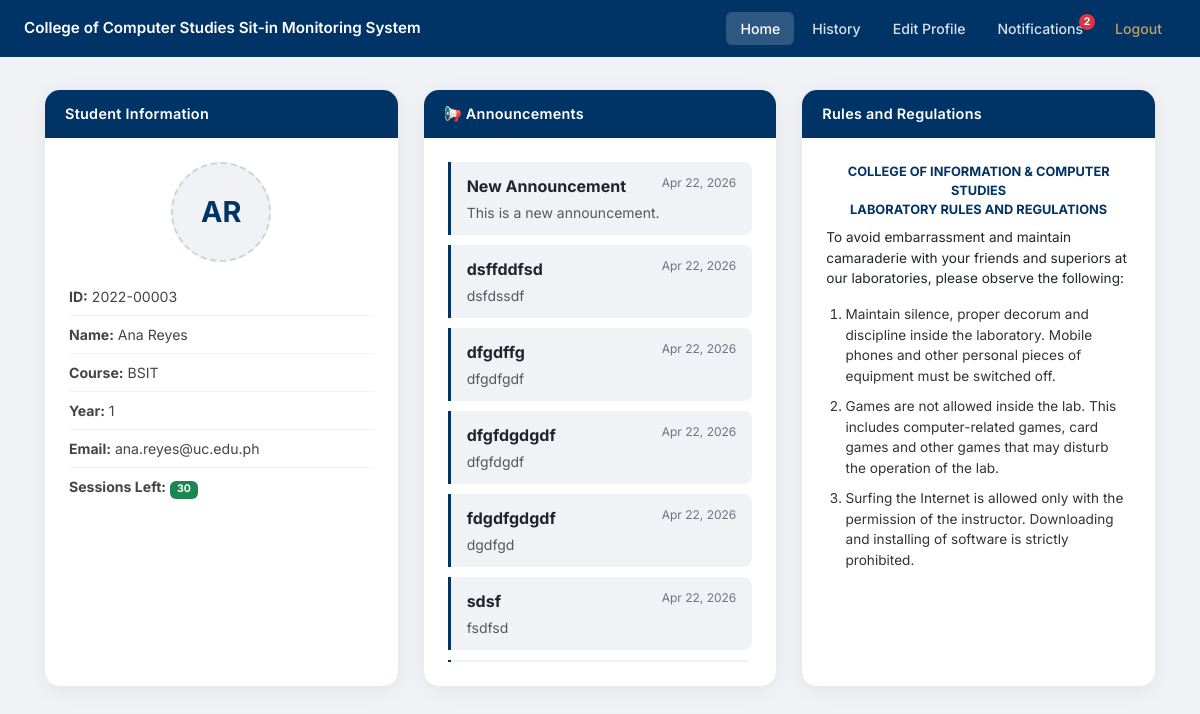
The page /user/homepage.php (signed in) on the database its author committed.
### tables this page shows
CREATE TABLE `students` (
  `id` int(11) NOT NULL,
  `id_number` varchar(10) NOT NULL,
  `first_name` varchar(50) NOT NULL,
  `last_name` varchar(50) NOT NULL,
  `course` varchar(20) NOT NULL,
  `year_level` int(11) NOT NULL,
  `email` varchar(100) NOT NULL,
  `password` varchar(255) NOT NULL,
  `profile_picture` varchar(255) DEFAULT NULL,
  `sessions_left` int(11) DEFAULT 30,
  `created_at` timestamp NOT NULL DEFAULT current_timestamp()
);

CREATE TABLE `announcements` (
  `id` int(11) NOT NULL,
  `title` varchar(255) NOT NULL,
  `content` text NOT NULL,
  `created_at` timestamp NOT NULL DEFAULT current_timestamp()
);

### user/homepage.php (the view, shortened to what this page needs)
<?php
require_once '../includes/db.php';
$student_id_pk = $_SESSION['student_id'];
$stmt = mysqli_prepare($conn, "SELECT * FROM students WHERE id = ?");
mysqli_stmt_bind_param($stmt, "i", $student_id_pk);
mysqli_stmt_execute($stmt);
$student = mysqli_fetch_assoc(mysqli_stmt_get_result($stmt));
require_once '../includes/header.php';
?>
<?php require_once '../includes/navbar_user.php'; ?>
<div class="page-wrapper">
    <div class="container-fluid px-4">
        <div class="row g-4 align-items-stretch">
            <div class="col-md-4 d-flex">
                <div class="card-uc w-100 d-flex flex-column">
                    <div class="card-uc-header">Student Information</div>
                    <div class="card-uc-body flex-grow-1">
                        <div class="student-avatar-wrapper">
                            <div class="student-avatar">
                                <?php if (!empty($student['profile_picture'])): ?>
                                    <img src="/VelosoProject/<?= htmlspecialchars($student['profile_picture']) ?>"
                                         alt="Profile Picture"
                                         style="width:100%; height:100%; object-fit:cover;">
                                <?php else: ?>
                                    <div class="student-avatar-placeholder">
                                        <?= strtoupper(substr($student['first_name'], 0, 1) . substr($student['last_name'], 0, 1)) ?>
                                    </div>
                                <?php endif; ?>
                            </div>
                        </div>
                        <ul class="student-info-list mt-3">
                            <li><strong>ID:</strong> <?= htmlspecialchars($student['id_number']) ?></li>
                            <li><strong>Name:</strong> <?= htmlspecialchars($student['first_name'] . ' ' . $student['last_name']) ?></li>
                            <li><strong>Course:</strong> <?= htmlspecialchars($student['course']) ?></li>
                            <li><strong>Year:</strong> <?= htmlspecialchars($student['year_level']) ?></li>
                            <li><strong>Email:</strong> <?= htmlspecialchars($student['email']) ?></li>
                            <li>
                                <strong>Sessions Left:</strong>
                                <span class="badge <?= $student['sessions_left'] > 0 ? 'bg-success' : 'bg-danger' ?>">
                                    <?= $student['sessions_left'] ?>
                                </span>
                            </li>
                        </ul>
                    </div>
                </div>
            </div>
            <div class="col-md-4 d-flex">
                <div class="card-uc w-100 d-flex flex-column">
                    <div class="card-uc-header">📢 Announcements</div>
                    <div class="card-uc-body flex-grow-1">
                        <div class="announcements-scroll-area">
                            <?php
                            $announcements = mysqli_query($conn, "SELECT * FROM announcements ORDER BY created_at DESC");
                            if (mysqli_num_rows($announcements) > 0):
                                while ($ann = mysqli_fetch_assoc($announcements)):
                            ?>
                                <div class="announcement-item">
                                    <div class="d-flex justify-content-between">
                                        <strong><?= htmlspecialchars($ann['title']) ?></strong>
                                        <span class="announcement-date">
                                            <?= date('M d, Y', strtotime($ann['created_at'])) ?>
                                        </span>
                                    </div>
                                    <p class="small text-muted mb-0 mt-1">
                                        <?= nl2br(htmlspecialchars($ann['content'])) ?>
                                    </p>
                                </div>
                            <?php endwhile; else: ?>
                                <p class="text-muted text-center mt-2">No announcements yet.</p>
                            <?php endif; ?>
                        </div>
                    </div>
                </div>
            </div>
            <div class="col-md-4 d-flex">
                <div class="card-uc w-100 d-flex flex-column">
                    <div class="card-uc-header">Rules and Regulations</div>
                    <div class="card-uc-body flex-grow-1">
                        <div class="rules-scroll-area">
                            <p class="text-center fw-bold mb-0" style="font-size:0.8rem; color:var(--uc-blue);">
                                COLLEGE OF INFORMATION &amp; COMPUTER STUDIES
                            </p>
                            <p class="text-center fw-bold mb-2" style="font-size:0.8rem; color:var(--uc-blue);">
                                LABORATORY RULES AND REGULATIONS
                            </p>
                            <p style="font-size:0.85rem;">
                                To avoid embarrassment and maintain camaraderie with your friends and superiors at our laboratories, please observe the following:
                            </p>
                            <ol class="rules-list">
                                <li>Maintain silence, proper decorum and discipline inside the laboratory. Mobile phones and other personal pieces of equipment must be switched off.</li>
                                <li>Games are not allowed inside the lab. This includes computer-related games, card games and other games that may disturb the operation of the lab.</li>
                                <li>Surfing the Internet is allowed only with the permission of the instructor. Downloading and installing of software is strictly prohibited.</li>
                            </ol>
                        </div>
                    </div>
                </div>
            </div>
        </div>
    </div>
</div>
<?php require_once '../includes/footer.php'; ?>

### assets/style.css (style rules this page uses)
:root { --uc-blue: #003366; --ccs-purple: #5c2c90; --ccs-gold: #c5a059; --bg-light: #f0f2f5; --border: #e9ecef; --text-muted: #6c757d; }
body { background: var(--bg-light); font-family: 'Inter', sans-serif; min-height: 100vh; display: flex; flex-direction: column; align-items: center; justify-content: flex-start; }
.page-wrapper { width: 100%; padding: 32px 20px 60px; }
.card-uc { background: white; border-radius: 16px; border: 1px solid var(--border); box-shadow: 0 4px 20px rgba(0, 0, 0, 0.06); overflow: hidden; }
.card-uc-header { background: var(--uc-blue); color: white; font-weight: 600; font-size: 0.9rem; padding: 13px 20px; letter-spacing: 0.02em; }
.card-uc-body { padding: 24px; }
.student-avatar-wrapper { display: flex; justify-content: center; margin-bottom: 16px; }
.student-avatar { width: 100px; height: 100px; border-radius: 50%; background: var(--bg-light); border: 2px dashed #ced4da; overflow: hidden; display: flex; align-items: center; justify-content: center; }
.student-avatar-placeholder { font-size: 1.8rem; font-weight: 700; color: var(--uc-blue); }
.student-info-list { list-style: none; padding: 0; margin: 0; }
.student-info-list li { padding: 8px 0; border-bottom: 1px solid var(--bg-light); font-size: 0.88rem; color: #444; }
.student-info-list li:last-child { border-bottom: none; }
.announcements-scroll-area { max-height: 320px; overflow-y: auto; }
.announcement-item { background: var(--bg-light); border-left: 3px solid var(--uc-blue); border-radius: 0 8px 8px 0; padding: 12px 16px; margin-bottom: 10px; }
.announcement-date { font-size: 0.75rem; color: var(--text-muted); }
.rules-scroll-area { max-height: 420px; overflow-y: auto; scrollbar-width: thin; scrollbar-color: var(--ccs-purple) #f0f2f5; }
.rules-list { padding-left: 1.2rem; margin: 0; font-size: 0.85rem; }
.rules-list li { margin-bottom: 0.65rem; line-height: 1.5; color: #333; }
.row.align-items-stretch .card-uc { height: 100%; }
.announcements-scroll-area, .rules-scroll-area { height: 500px; max-height: 500px; }

### rows shown on the page
students: first_name+last_name "AR", id_number "2022-00003", first_name+last_name "Ana Reyes", course "BSIT", year_level "1", email "ana.reyes@uc.edu.ph", sessions_left "30"
announcements: title "New Announcement", created_at "Apr 22, 2026", content "This is a new announcement."
announcements: title "dsffddfsd", created_at "Apr 22, 2026", content "dsfdssdf"
announcements: title "dfgdffg", created_at "Apr 22, 2026", content "dfgdfgdf"
announcements: title "dfgfdgdgdf", created_at "Apr 22, 2026", content "dfgfdgdf"
announcements: title "fdgdfgdgdf", created_at "Apr 22, 2026", content "dgdfgd"
announcements: title "sdsf", created_at "Apr 22, 2026", content "fsdfsd"

### other values the page prints
$notif_count "2"
